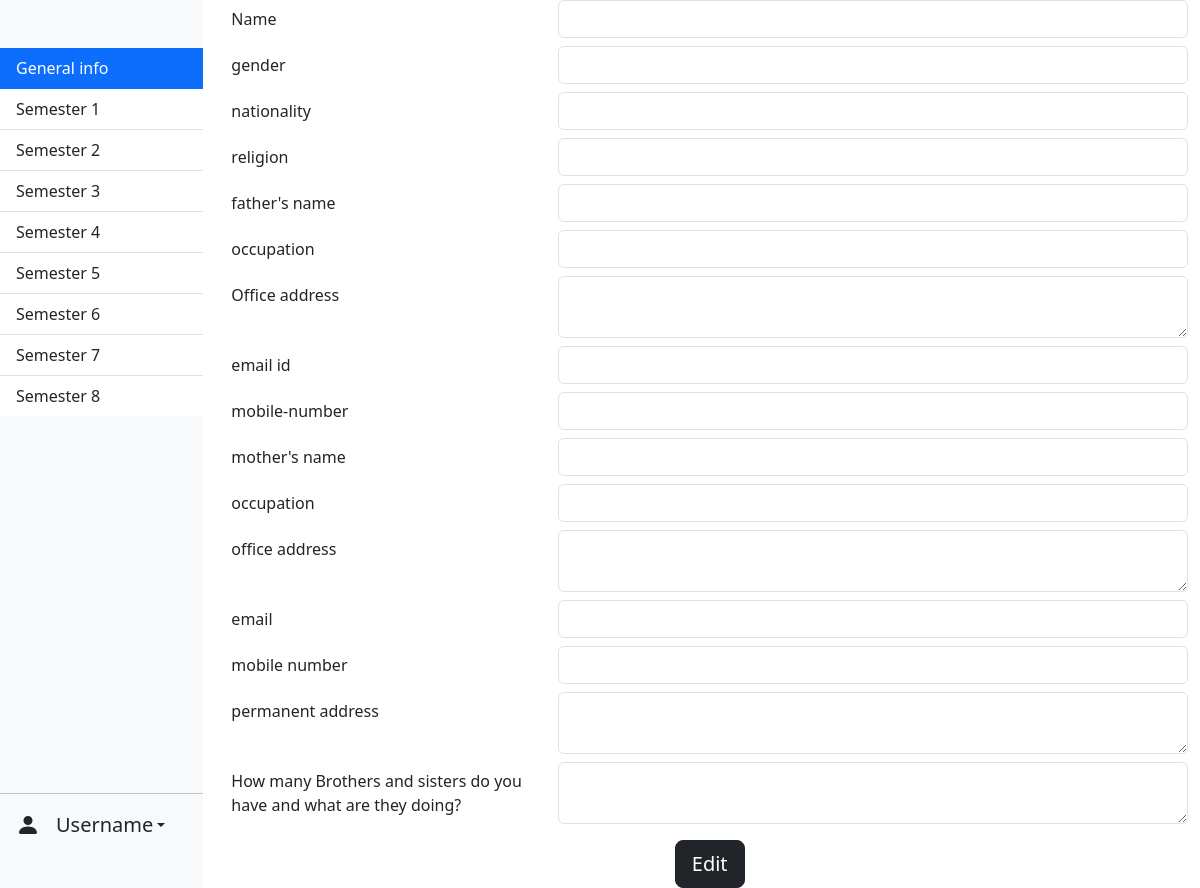
Page /general (signed in) on the earlier database version.
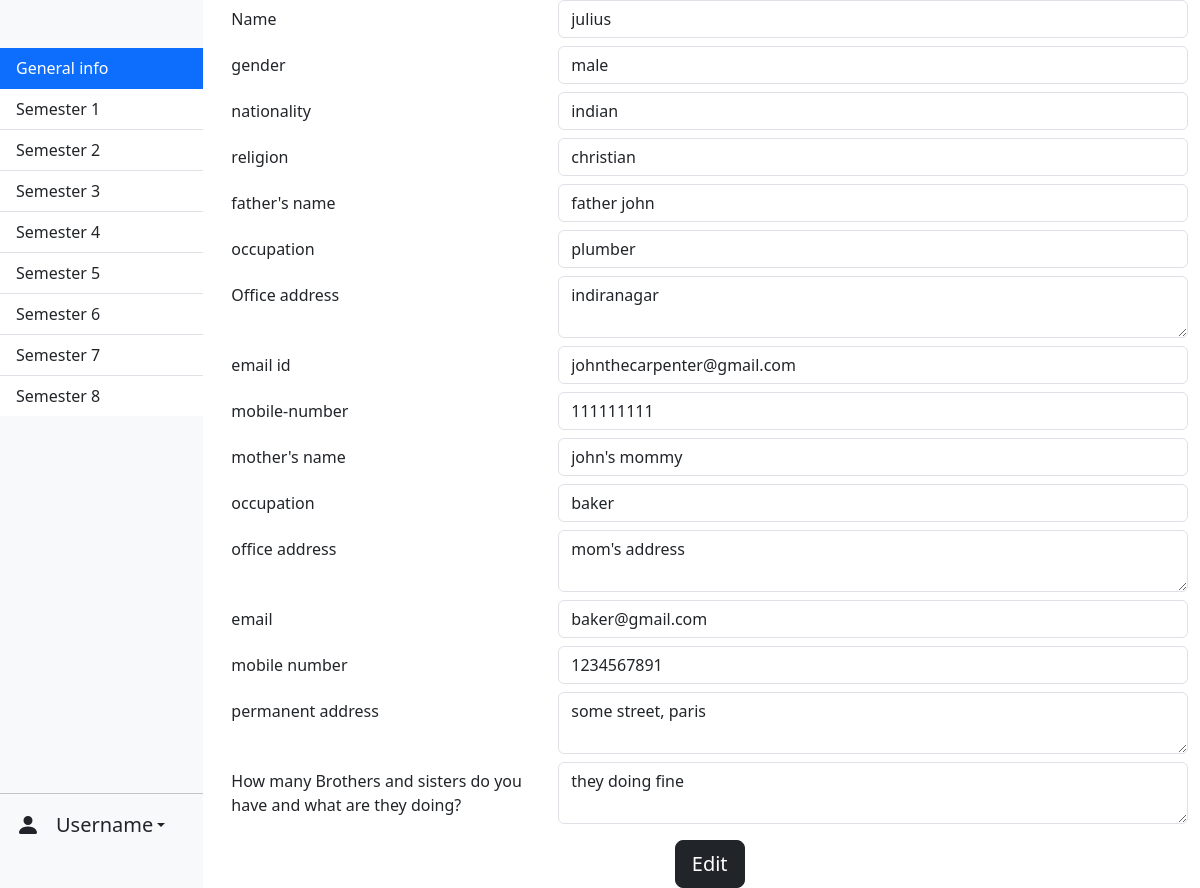
Same page on the later database version.
### app.py (models this page shows)
class General(db.Model):
    __tablename__ = 'general_information'
    id = db.Column(db.Integer, primary_key=True)
    user_id = db.Column(db.Integer, db.ForeignKey('users.id'))
    name = db.Column(db.String(100))
    gender = db.Column(db.String(100))
    nationality = db.Column(db.String(100))
    religion = db.Column(db.String(100))
    fname = db.Column(db.String(100))
    foccupation = db.Column(db.String(100))
    foffice = db.Column(db.String(200))
    femail = db.Column(db.String(100))
    fmobile = db.Column(db.String(20))
    mname = db.Column(db.String(100))
    moccupation = db.Column(db.String(100))
    moffice = db.Column(db.String(200))
    memail = db.Column(db.String(100))
    mmobile = db.Column(db.String(20))
    permanent_address = db.Column(db.String(200))
    bro_sis = db.Column(db.String(300))
    def __repr__(self):
        return f"{self.user_id} {self.name}"

### app.py (the view)
@app.route("/general", methods=['GET', 'POST'])
def general():
    if request.method == 'POST':
        pass
    else:
        general_info = General.query.filter_by(user_id=session["user_id"]).first()
        print("*" * 10)
        print(general_info)
        print("*" * 10)
        return render_template("general.html", general=general_info)

### templates/general.html (shortened to what this page needs)
{% extends "layout.html" %}
{% block body %}
<main style="max-width: 1200px;" class="container ms-3">
    <div class="row gy-2">
        <div class="col-12">
            <div class="row">
                <div class="col-4">
                    <label for="name" class="col-form-label">Name</label>
                </div>
                <div class="col">
                    <input type="text" name="name" class="form-control" id="name" readonly value="{{ general.name if general else '' }}">
                </div>
            </div>
        </div>
        <div class="col-12">
            <div class="row">
                <div class="col-4">
                    <label for="gender" class="col-form-label">gender</label>
                </div>
                <div class="col">
                    <input type="text" class="form-control" name="gender" id="gender" readonly value="{{ general.gender if general else '' }}">
                </div>
            </div>
        </div>
        <div class="col-12">
            <div class="row">
                <div class="col-4">
                    <label for="nationality" class="col-form-label">nationality</label>
                </div>
                <div class="col">
                    <input type="text" class="form-control" name="nationality" id="nationality" readonly value="{{ general.nationality if general else '' }}">
                </div>
            </div>
        </div>
        <div class="col-12">
            <div class="row">
                <div class="col-4">
                    <label for="religion" class="col-form-label">religion</label>
                </div>
                <div class="col">
                    <input type="text" class="form-control" name="religion" id="religion" readonly value="{{ general.religion if general else '' }}">
                </div>
            </div>
        </div>
        <div class="col-12">
            <div class="row">
                <div class="col-4">
                    <label for="f-name" class="col-form-label">father's name</label>
                </div>
                <div class="col">
                    <input type="text" class="form-control" name="fname" id="f-name" readonly value="{{ general.fname if general else '' }}">
                </div>
            </div>
        </div>
        <div class="col-12">
            <div class="row">
                <div class="col-4">
                    <label for="f-occupation" class="col-form-label">occupation</label>
                </div>
                <div class="col">
                    <input type="text" class="form-control" name="f-occupation" id="f-occupation" readonly value="{{ general.foccupation if general else '' }}">
                </div>
            </div>
        </div>
        <div class="col-12">
            <div class="row">
                <div class="col-4">
                    <label for="f-office-address" class="col-form-label">Office address</label>
                </div>
                <div class="col">
                    <textarea type="text" class="form-control" name="f-office-address" id="f-office-address" rows="2" readonly>{{ general.foffice if general else '' }}</textarea>
                </div>
            </div>
        </div>
        <div class="col-12">
            <div class="row">
                <div class="col-4">
                    <label for="f-email" class="col-form-label">email id</label>
                </div>
                <div class="col">
                    <input type="email" class="form-control" name="f-email" id="f-email" readonly value="{{ general.femail if general else '' }}">
                </div>
            </div>
        </div>
        <div class="col-12">
            <div class="row">
                <div class="col-4">
                    <label for="f-num" class="col-form-label">mobile-number</label>
                </div>
                <div class="col">
                    <input type="text" class="form-control" name="f-num" id="f-num" readonly value="{{ general.fmobile if general else '' }}">
                </div>
            </div>
        </div>
        <div class="col-12">
            <div class="row">
                <div class="col-4">
                    <label for="m-name" class="col-form-label">mother's name</label>
                </div>
                <div class="col">
                    <input type="text" class="form-control" name="m-name" id="m-name" readonly value="{{ general.mname if general else '' }}">
                </div>
            </div>
        </div>
        <div class="col-12">
            <div class="row">
                <div class="col-4">
                    <label for="m-occupation" class="col-form-label">occupation</label>
                </div>
                <div class="col">
                    <input type="text" class="form-control" name="m-occupation" id="m-occupation" readonly value="{{ general.moccupation if general else '' }}">
                </div>
            </div>
        </div>
        <div class="col-12">
            <div class="row">
                <div class="col-4">
                    <label for="m-address" class="col-form-label">office address</label>
                </div>
                <div class="col">
                    <textarea type="text" class="form-control" id="m-address" name="m-address" rows="2" readonly>{{ general.moffice if general else '' }}</textarea>
                </div>
            </div>
        </div>
        <div class="col-12">
            <div class="row">
                <div class="col-4">
                    <label for="m-email" class="col-form-label">email</label>
                </div>
                <div class="col">
                    <input type="email" class="form-control" name="m-email" id="m-email" readonly value="{{ general.memail if general else '' }}">
                </div>
            </div>
        </div>
        <div class="col-12">
            <div class="row">
                <div class="col-4">
                    <label for="m-number" class="col-form-label">mobile number</label>
                </div>
                <div class="col">
                    <input type="text" class="form-control" name="m-number" id="m-number" readonly value="{{ general.mmobile if general else '' }}">
                </div>
            </div>
        </div>
        <div class="col-12">
            <div class="row">
                <div class="col-4">
                    <label for="permanent-address" class="col-form-label">permanent address</label>
                </div>
                <div class="col">
                    <textarea type="text" class="form-control" name="permanent-address" id="permanent-address" rows="2" readonly>{{ general.permanent_address if general else '' }}</textarea>
                </div>
            </div>
        </div>
        <div class="...">
            <div class="row">
                <div class="col-12 col-md-4">
                    <label for="bro-sis" class="col-form-label">How many Brothers and sisters do you have and what are they doing?</label>
                </div>
                <div class="col-12 col-md-8">
                    <textarea type="text" class="form-control" name="bro-sis" id="bro-sis" rows="2" readonly>{{ general.bro_sis if general else '' }}</textarea>
                </div>
            </div>
        </div>
    </div>
    <div class="col-12 d-flex justify-content-center">
        <form action="/general-edit" method="get">
            <input class="btn btn-dark mt-3 d-none d-md-block btn-lg" type="submit" value="Edit">
        </form>
    </div>
</main>
{% endblock %}

### templates/layout.html (shortened to what this page needs)
<!DOCTYPE html>
<html lang="en">
<head>
    <link rel="stylesheet" href="https://cdn.jsdelivr.net/npm/bootstrap@5.3.2/dist/css/bootstrap.min.css">
</head>
<body>
      <div class="d-flex">
        <nav class="min-vh-100 bg-light d-none d-md-flex flex-column justify-content-between" style="width: 250px;">
          <ul class="list-group list-group-flush pt-5">
              <li class="list-group-item list-group-item-action active">General info</li>
              <li class="list-group-item list-group-item-action">Semester 1</li>
              <li class="list-group-item list-group-item-action">Semester 2</li>
              <li class="list-group-item list-group-item-action">Semester 3</li>
              <li class="list-group-item list-group-item-action">Semester 4</li>
              <li class="list-group-item list-group-item-action">Semester 5</li>
              <li class="list-group-item list-group-item-action">Semester 6</li>
              <li class="list-group-item list-group-item-action">Semester 7</li>
              <li class="list-group-item list-group-item-action">Semester 8</li>
            </ul>
            <div class="user-dropdown mb-5">
                <hr>
                <div class="dropdown">
                  <a href="#" class="dropdown-toggle link-dark text-decoration-none d-flex align-items-center justify-content-start ms-3" data-bs-toggle="dropdown" aria-expanded="false" role="button">
                      <svg xmlns="http://www.w3.org/2000/svg" width="24" height="24" fill="currentColor" class="bi bi-person-fill" viewBox="0 0 16 16">
                          <path d="M3 14s-1 0-1-1 1-4 6-4 6 3 6 4-1 1-1 1zm5-6a3 3 0 1 0 0-6 3 3 0 0 0 0 6"/>
                      </svg>
                      <span class="fs-5 ms-3">Username</span>
                  </a>
                </div>
            </div>
      </nav>
      {% block body %}
      {% endblock %}
      </div>
</body>
</html>

Differences in the rows shown:
added General: name "julius", gender "male", nationality "indian", religion "christian", fname "father john", f-occupation "plumber", f-office-address "indiranagar", f-email "johnthecarpenter@gmail.com", f-num "111111111", m-name "john's mommy", m-occupation "baker", m-address "mom's address", m-email "baker@gmail.com", m-number "1234567891", permanent-address "some street, paris", bro-sis "they doing fine"
